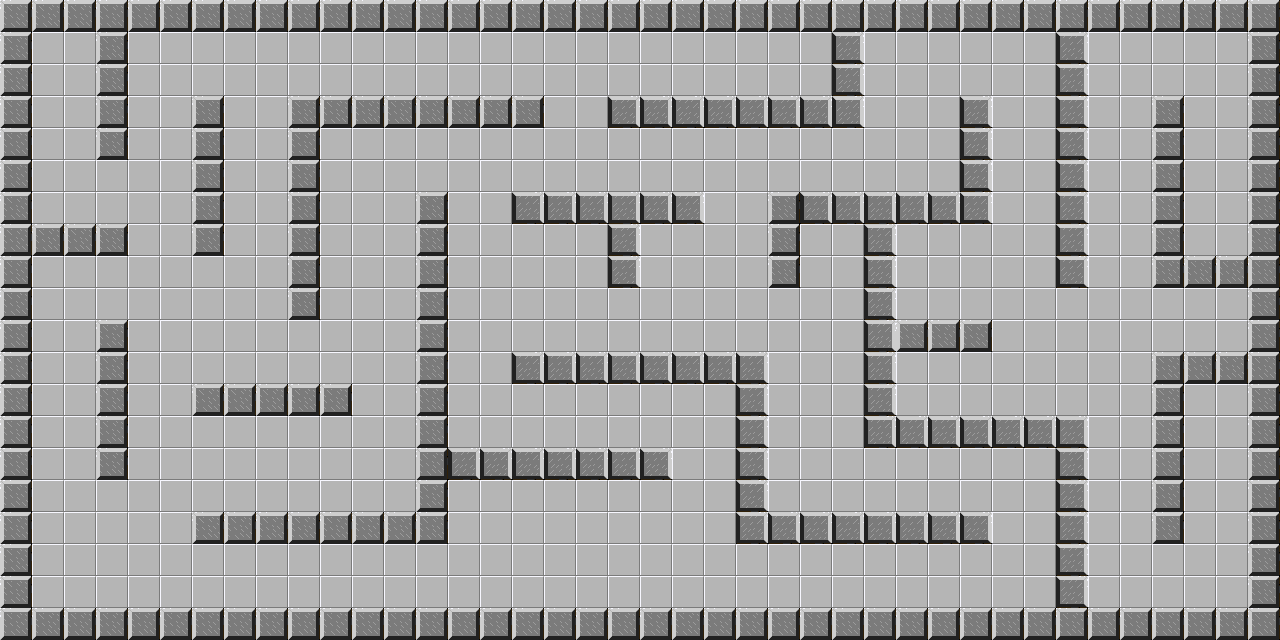

A level layout from a 2D game, rendered from its tile map. Below: a short description, then the map file with tile-grid data replaced by summaries:
An orthogonal 40x20 tile map with 32x32 px tiles, 2 tile layers (Background, walls) and 71 objects (33x wall, 16x chip, 4x fire, 4x water, 4x weee, ...).

<map version="1.5" tiledversion="1.7.2" orientation="orthogonal" renderorder="right-down" width="40" height="20" tilewidth="32" tileheight="32" infinite="0" nextlayerid="8" nextobjectid="164">
 <tileset firstgid="1" source="../img/spritesheet_tiles.tsx" />
 <layer id="1" name="Background" width="40" height="20">
  <data>[800 cells, 800 non-empty, 1 distinct tile ids]</data>
 </layer>
 <layer id="2" name="walls" width="40" height="20">
  <data>[800 cells, 272 non-empty, 1 distinct tile ids]</data>
 </layer>
 <objectgroup id="4" name="wall">
  <object id="19" name="wall" x="0" y="0" width="1280" height="32" />
  <object id="20" name="wall" x="0" y="608" width="1280" height="32" />
  <object id="21" name="wall" x="1248" y="32" width="32" height="576" />
  <object id="22" name="wall" x="0" y="32" width="32" height="576" />
  <object id="95" name="wall" x="768" y="224" width="32" height="64" />
  <object id="97" name="wall" x="96" y="32" width="32" height="128" />
  <object id="98" name="wall" x="96" y="320" width="32" height="160" />
  <object id="99" name="wall" x="192" y="384" width="160" height="32" />
  <object id="100" name="wall" x="192" y="96" width="32" height="160" />
  <object id="101" name="wall" x="288" y="96" width="32" height="224" />
  <object id="102" name="wall" x="320" y="96" width="224" height="32" />
  <object id="103" name="wall" x="32" y="224" width="96" height="32" />
  <object id="104" name="wall" x="192" y="512" width="256" height="32" />
  <object id="105" name="wall" x="416" y="192" width="32" height="320" />
  <object id="106" name="wall" x="736" y="352" width="32" height="192" />
  <object id="107" name="wall" x="608" y="224" width="32" height="64" />
  <object id="108" name="wall" x="832" y="32" width="32" height="96" />
  <object id="109" name="wall" x="608" y="96" width="224" height="32" />
  <object id="110" name="wall" x="512" y="192" width="192" height="32" />
  <object id="111" name="wall" x="512" y="352" width="224" height="32" />
  <object id="112" name="wall" x="448" y="448" width="224" height="32" />
  <object id="113" name="wall" x="768" y="512" width="224" height="32" />
  <object id="114" name="wall" x="864" y="416" width="224" height="32" />
  <object id="115" name="wall" x="768" y="192" width="224" height="32" />
  <object id="116" name="wall" x="1152" y="256" width="96" height="32" />
  <object id="117" name="wall" x="1152" y="352" width="96" height="32" />
  <object id="118" name="wall" x="896" y="320" width="96" height="32" />
  <object id="119" name="wall" x="864" y="224" width="32" height="192" />
  <object id="120" name="wall" x="1056" y="32" width="32" height="256" />
  <object id="121" name="wall" x="960" y="96" width="32" height="96" />
  <object id="122" name="wall" x="1056" y="448" width="32" height="160" />
  <object id="123" name="wall" x="1152" y="384" width="32" height="160" />
  <object id="124" name="wall" x="1152" y="96" width="32" height="160" />
  <object id="125" name="chip" x="64" y="352" width="32" height="32" />
  <object id="126" name="chip" x="64" y="544" width="32" height="32" />
  <object id="127" name="chip" x="224" y="544" width="32" height="32" />
  <object id="128" name="chip" x="352" y="288" width="32" height="32" />
  <object id="129" name="chip" x="672" y="384" width="32" height="32" />
  <object id="130" name="chip" x="512" y="544" width="32" height="32" />
  <object id="131" name="chip" x="384" y="64" width="32" height="32" />
  <object id="132" name="chip" x="512" y="256" width="32" height="32" />
  <object id="133" name="chip" x="672" y="256" width="32" height="32" />
  <object id="134" name="chip" x="704" y="64" width="32" height="32" />
  <object id="135" name="chip" x="896" y="64" width="32" height="32" />
  <object id="136" name="chip" x="800" y="448" width="32" height="32" />
  <object id="137" name="chip" x="928" y="256" width="32" height="32" />
  <object id="138" name="chip" x="1216" y="192" width="32" height="32" />
  <object id="139" name="chip" x="1056" y="352" width="32" height="32" />
  <object id="140" name="chip" x="1152" y="544" width="32" height="32" />
  <object id="141" name="fire" x="672" y="128" width="32" height="32" />
  <object id="142" name="fire" x="672" y="160" width="32" height="32" />
  <object id="143" name="water" x="992" y="192" width="32" height="32" />
  <object id="144" name="water" x="1024" y="192" width="32" height="32" />
  <object id="145" name="water" x="512" y="384" width="32" height="32" />
  <object id="146" name="water" x="512" y="416" width="32" height="32" />
  <object id="148" name="fire" x="1088" y="448" width="32" height="32" />
  <object id="149" name="fire" x="1120" y="448" width="32" height="32" />
  <object id="150" name="fire_im" x="192" y="288" width="32" height="32" />
  <object id="151" name="water_im" x="896" y="128" width="32" height="32" />
  <object id="152" name="fire_im" x="1184" y="64" width="32" height="32" />
  <object id="153" name="water_im" x="992" y="512" width="32" height="32" />
  <object id="154" name="thief" x="672" y="448" width="32" height="32" />
  <object id="155" name="thief" x="704" y="448" width="32" height="32" />
  <object id="156" name="weee" x="800" y="320" width="32" height="32" />
  <object id="157" name="weee" x="832" y="320" width="32" height="32" />
  <object id="158" name="weee" x="800" y="288" width="32" height="32" />
  <object id="159" name="weee" x="832" y="288" width="32" height="32" />
  <object id="160" name="player" x="48" y="80" width="32" height="32" />
  <object id="161" name="exit" x="1200" y="384" width="32" height="32" />
  <object id="162" name="exit_check" x="1216" y="416" width="32" height="32" />
  <object id="163" name="exit_check" x="1184" y="416" width="32" height="32" />
 </objectgroup>
</map>